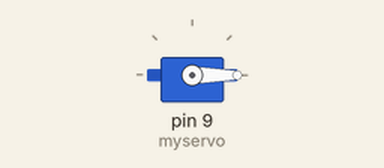
Recording of a sketch running on a simulated Arduino Uno, built with avr-gcc and run on an emulated ATmega328P. Shown: servo.

Above: at 0.05 s.
At 2.3 s:
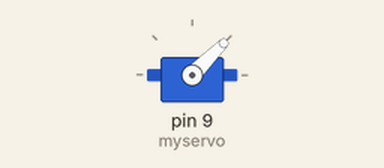
At 4.55 s:
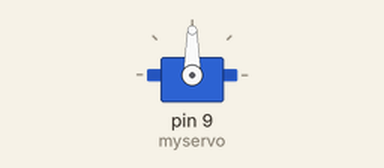
At 9.05 s:
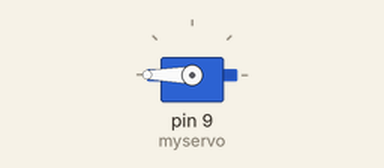
Timing chart, 0 to 11.8 s (numbered marks = the images above):
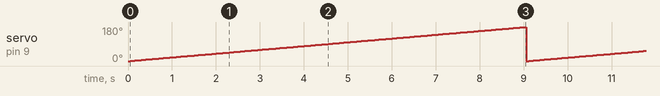

The sketch:

Servo.ino
```cpp
#include <Servo.h>

Servo myservo;

int pos = 0;

void setup() {
  myservo.attach(9);
}

void loop() {
  for(pos = 0; pos <= 180; pos++){
    myservo.write(pos);
    delay(50);
  }
}
```

Measured:
- by itself, servo on pin 9 (myservo): ramps from 0° to 180° and jumps back, once every 9.1 s
